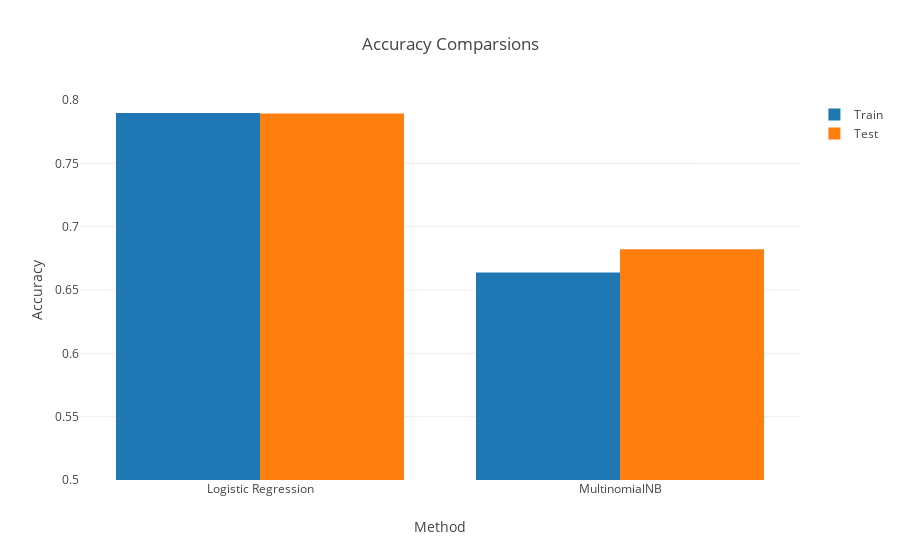

The notebook cell this image was saved under:
### Code cell
init_notebook_mode(connected=True)
trace1 = go.Bar(
    x=['Logistic Regression', 'MultinomialNB'],
    y=[LRTrainAccuracy, MNTrainAccuracy],
    name='Train'
)
trace2 = go.Bar(
    x=['Logistic Regression', 'MultinomialNB'],
    y=[LRTestAccuracy, MNTestAccuracy],
    name='Test'
)

data = [trace1, trace2]
layout = go.Layout(
    title='Accuracy Comparsions',
    barmode='group',
    yaxis=dict(
        title='Accuracy',
        range=[0.5, 0.8]
    ),
    xaxis=dict(
        title='Method'
    )
)

fig = go.Figure(data=data, layout=layout)
iplot(fig)

### Figure 1 — Plotly figure (JSON) as saved in the notebook; plotly's stock layout.template omitted (floating-point values rounded to 4 significant figures)
{"data": [{"name": "Train", "type": "bar", "x": ["Logistic Regression", "MultinomialNB"], "y": [0.7897, 0.6638]}, {"name": "Test", "type": "bar", "x": ["Logistic Regression", "MultinomialNB"], "y": [0.7893, 0.6821]}], "layout": {"barmode": "group", "title": "Accuracy Comparsions", "xaxis": {"title": "Method"}, "yaxis": {"range": [0.5, 0.8], "title": "Accuracy"}}}
